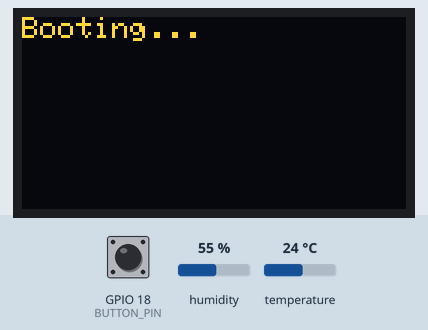
Recording of a program running on a simulated ESP32. Parts: 128×64 one-colour display. Inputs (shaded band) come from the test bench; at power-on: GPIO 18 (BUTTON_PIN) HIGH, humidity 55 %, temperature 24 °C. The OLED is the two-colour kind (top 16 rows yellow); WiFi joins after 1.5 s; servers stay silent unless stated; what the program prints to the serial monitor is not drawn.

Above: at 0.06 s.
At 2.8 s:
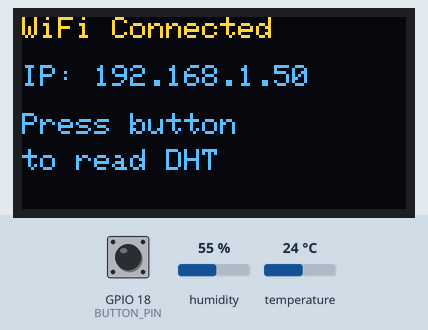
2.9 s: GPIO 18 (BUTTON_PIN) pulled LOW for 0.15 s
At 4.2 s:
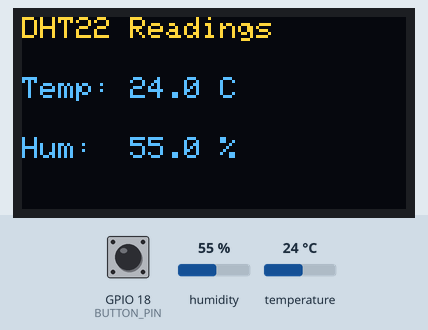
Timing chart, 0 to 5.9 s (numbered marks = the images above; inputs shaded):
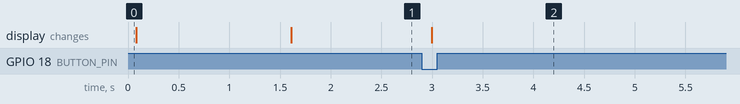

The program:

main.cpp
```cpp
#include <WiFi.h>
#include <WebServer.h>

#include <Wire.h>
#include <Adafruit_GFX.h>
#include <Adafruit_SSD1306.h>
#include "DHT.h"

#define SCREEN_WIDTH 128
#define SCREEN_HEIGHT 64

Adafruit_SSD1306 display(SCREEN_WIDTH, SCREEN_HEIGHT, &Wire, -1);

// Pins
#define DHTPIN 17
#define DHTTYPE DHT11
#define BUTTON_PIN 18   // Button to GND, use INPUT_PULLUP

DHT dht(DHTPIN, DHTTYPE);

// WiFi credentials
const char* ssid     = "Pixel :3";
const char* password = "Ub63HEZt";

WebServer server(80);

// Last measured values
float lastTemp = NAN;
float lastHum  = NAN;

bool lastButtonState = HIGH;

// --- Helper: read DHT and update globals ---
void readDHTValues() {
  float h = dht.readHumidity();
  float t = dht.readTemperature(); // Celsius

  if (!isnan(h) && !isnan(t)) {
    lastHum  = h;
    lastTemp = t;
    Serial.print("Temp: ");
    Serial.print(t);
    Serial.print(" *C, Humidity: ");
    Serial.print(h);
    Serial.println(" %");
  } else {
    Serial.println("Failed to read from DHT!");
  }
}

// --- Helper: show values on OLED ---
void showOnOLED() {
  display.clearDisplay();
  display.setTextSize(1);
  display.setTextColor(WHITE);

  if (isnan(lastTemp) || isnan(lastHum)) {
    display.setCursor(0, 0);
    display.println("DHT Error!");
  } else {
    display.setCursor(0, 0);
    display.println("DHT22 Readings");

    display.setCursor(0, 20);
    display.print("Temp: ");
    display.print(lastTemp, 1);
    display.println(" C");

    display.setCursor(0, 40);
    display.print("Hum:  ");
    display.print(lastHum, 1);
    display.println(" %");
  }

  display.display();
}

// --- Web handler ---
void handleRoot() {
  // Option A: use last measured values
  // Option B: take fresh reading here, uncomment if you want:
  // readDHTValues();

  String html = "<!DOCTYPE html><html><head><meta charset='UTF-8'>";
  html += "<meta name='viewport' content='width=device-width, initial-scale=1'>";
  html += "<meta http-equiv='refresh' content='5'>";
  html += "<title>ESP32 DHT Monitor</title></head><body>";
  html += "<h2>ESP32 DHT22 Readings</h2>";

  if (isnan(lastTemp) || isnan(lastHum)) {
    html += "<p><b>No valid data yet.</b><br>Press the button to take a reading.</p>";
  } else {
    html += "<p><b>Temperature:</b> ";
    html += String(lastTemp, 1);
    html += " &deg;C</p>";

    html += "<p><b>Humidity:</b> ";
    html += String(lastHum, 1);
    html += " %</p>";
  }

  html += "<hr><p>Press the physical button to update readings on OLED and here.</p>";
  html += "</body></html>";

  server.send(200, "text/html", html);
}

void setup() {
  Serial.begin(115200);

  pinMode(BUTTON_PIN, INPUT_PULLUP);

  // OLED init
  if (!display.begin(SSD1306_SWITCHCAPVCC, 0x3C)) {
    Serial.println("OLED not found!");
    while (1);
  }

  display.clearDisplay();
  display.setTextSize(1);
  display.setTextColor(WHITE);
  display.setCursor(0, 0);
  display.println("Booting...");
  display.display();

  dht.begin();

  // WiFi connect
  WiFi.begin(ssid, password);
  display.setCursor(0, 16);
  display.println("WiFi Connecting...");
  display.display();

  Serial.print("Connecting to WiFi");
  while (WiFi.status() != WL_CONNECTED) {
    delay(500);
    Serial.print(".");
  }
  Serial.println("\nWiFi connected!");
  Serial.print("IP: ");
  Serial.println(WiFi.localIP());

  display.clearDisplay();
  display.setCursor(0, 0);
  display.println("WiFi Connected");
  display.setCursor(0, 16);
  display.print("IP: ");
  display.println(WiFi.localIP());
  display.setCursor(0, 32);
  display.println("Press button");
  display.setCursor(0, 44);
  display.println("to read DHT");
  display.display();

  // Web server
  server.on("/", handleRoot);
  server.begin();
}

void loop() {
  server.handleClient();

  bool currentButtonState = digitalRead(BUTTON_PIN);

  // Detect falling edge (HIGH -> LOW)
  if (lastButtonState == HIGH && currentButtonState == LOW) {
    // Small debounce delay
    delay(50);
    if (digitalRead(BUTTON_PIN) == LOW) {
      Serial.println("Button pressed: reading DHT + updating OLED");
      readDHTValues();
      showOnOLED();
    }
  }

  lastButtonState = currentButtonState;
}
```

Measured:
- after the input at 2.9 s, the display: changes after 0.10 s (image 2)
